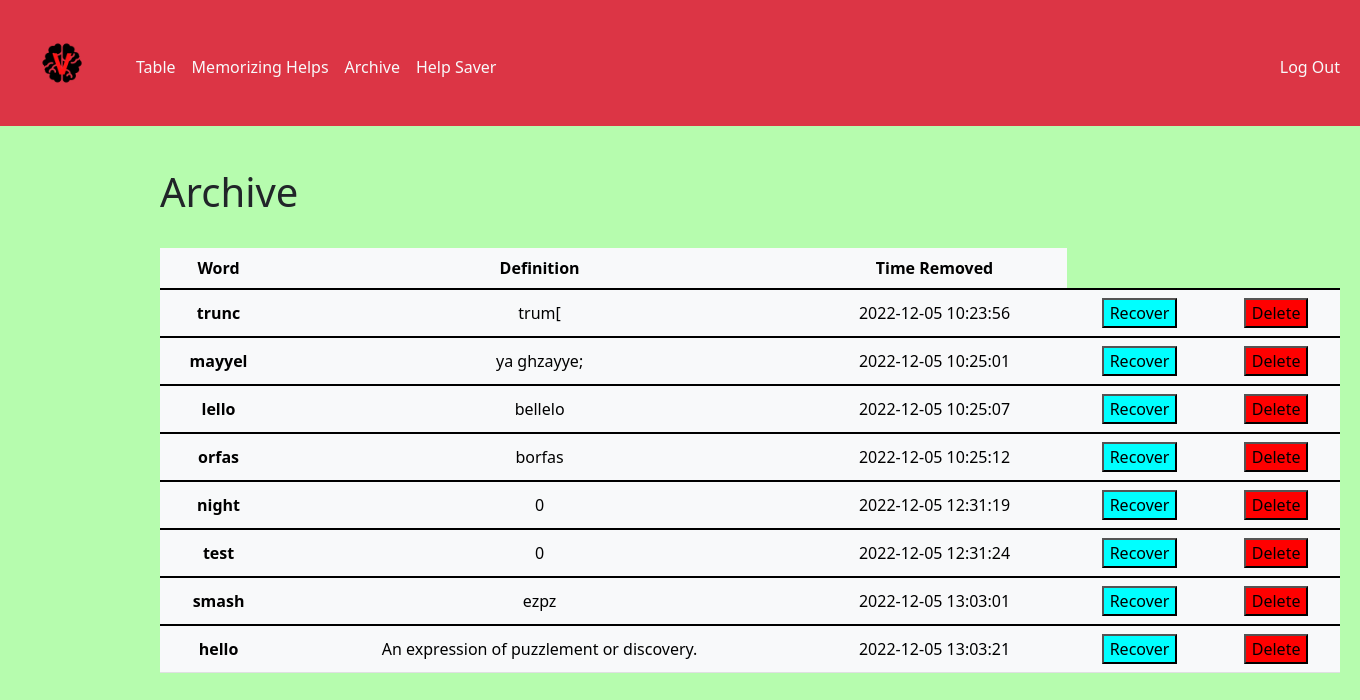
The page /archive (signed in) on the database its author committed.
### tables this page shows
CREATE TABLE history(user_id INTEGER NOT NULL, word TEXT NOT NULL, definition TEXT NOT NULL, time TIMESTAMP DEFAULT CURRENT_TIMESTAMP, FOREIGN KEY(user_id) REFERENCES users (id));

### app.py (the view)
@app.route("/archive", methods = ["GET"])
@helpers.login_required
def archive():
    user_id = session["user_id"]
    dictionary = db.execute("SELECT * FROM history where user_id = ?", user_id)
    return render_template("archive.html", dictionary = dictionary, len_hist = len(dictionary))

### app.py (called while the page is built)
@app.after_request
def after_request(response):
    response.headers["Cache-Control"] = "no-cache, no-store, must-revalidate"
    response.headers["Expires"] = 0
    response.headers["Pragma"] = "no-cache"
    return response

### helpers.py (called while the page is built)
def login_required(f):
    @wraps(f)
    def decorated_function(*args, **kwargs):
        if session.get("user_id") is None:
            return redirect("/login")
        return f(*args, **kwargs)
    return decorated_function

### templates/archive.html (shortened to what this page needs)
{% extends "layout.html" %}
{% block main %}
    {% if len_hist > 0 %}
    <h1 class = "left-align bw-bold">Archive</h1>
    <br>
    <div class="table-responsive">
        <table class="table table-light align-middle">
            <thead>
            <tr>
                <th scope="col">Word</th>
                <th scope="col" id="#definition">Definition</th>
                <th scope="col">Time Removed</th>
            </tr>
            </thead>
            <tbody>
                {% for hist in dictionary%}
                    <th scope = "row">{{hist["word"]}}</th>
                    <td>{{hist["definition"]}}</td>
                    <td>{{hist["time"]}}</td>
                    <td >
                        <form action="/recover" method="post">
                            <input style="background-color: #00ffff;" type="submit" value="Recover">
                        </form>
                    </td>
                    <td >
                        <form action="/delete" method="post">
                            <input style="background-color: red;" type="submit" value="Delete">
                        </form>
                    </td>
                </tbody>
                {% endfor %}
        </table>
    </div>
    {% else %}
    <div class="text-dark bs-1">Empty History</div>
    {% endif %}
{% endblock %}

### static/styles.css (style rules this page uses)
body { background-color: #b6fcae; }
.left-align { text-align: left; }

### rows shown on the page
history: word "trunc", definition "trum[", time "2022-12-05 10:23:56"
history: word "mayyel", definition "ya ghzayye;", time "2022-12-05 10:25:01"
history: word "lello", definition "bellelo", time "2022-12-05 10:25:07"
history: word "orfas", definition "borfas", time "2022-12-05 10:25:12"
history: word "night", definition "0", time "2022-12-05 12:31:19"
history: word "test", definition "0", time "2022-12-05 12:31:24"
history: word "smash", definition "ezpz", time "2022-12-05 13:03:01"
history: word "hello", definition "An expression of puzzlement or discovery.", time "2022-12-05 13:03:21"
